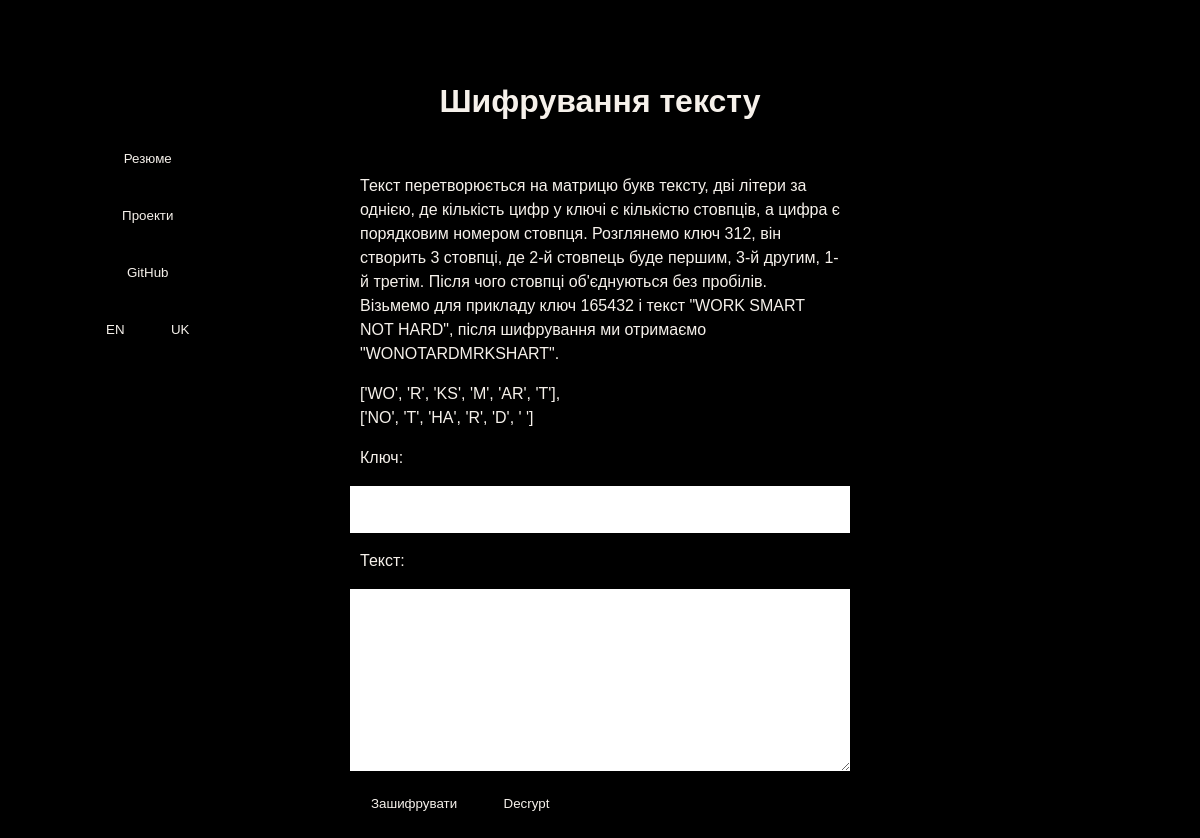
/uk/encryption/, run on the app's committed database.
### face/models.py (models this page shows, shortened)
class Headers(models.Model):
    resume = models.CharField(max_length=20)
    name = models.CharField(max_length=20)
    phone = models.CharField(max_length=20)
    email = models.CharField(max_length=20)
    date_of_birth = models.CharField(max_length=20)
    education = models.CharField(max_length=20)
    experience = models.CharField(max_length=20)
    skills = models.CharField(max_length=20)
    about_me = models.CharField(max_length=20)
    projects = models.CharField(max_length=20)
    site_code_in_github = models.CharField(max_length=20)
    description = models.CharField(max_length=20)
    features = models.CharField(max_length=20)
    technologies = models.CharField(max_length=20)
    goal = models.CharField(max_length=20)
    project_link = models.CharField(max_length=20)
    enter_link_to_shorten = models.CharField(max_length=50)
    leave_feedback = models.CharField(max_length=20)
    change_language = models.CharField(max_length=20)
    footer = models.TextField()
    reduce = models.CharField(max_length=20)
    submit_comment = models.CharField(max_length=20)
    text_encryption = models.CharField(max_length=20)
    key = models.CharField(max_length=20)
    message = models.CharField(max_length=20)
    encrypt = models.CharField(max_length=35)
    actions = models.CharField(max_length=35)
    company = models.CharField(max_length=35)
    shortened_link = models.CharField(max_length=35)

class Resume(models.Model):
    name = models.CharField(max_length=255)
    phone = models.CharField(max_length=20)
    email = models.EmailField()
    date_of_birth = models.DateField()
    education = models.TextField()
    work_experience = models.TextField()
    skills = models.TextField()
    about_me = models.TextField()
    description = models.TextField()
    technologies = models.TextField()
    encrypt_text = models.TextField()

### face/views.py (the view)
# urls.py: path('encryption/', views.encryption, name='encryption'),
def encryption(request):
    resume_data = Resume.objects.first()
    headers_data = Headers.objects.first()
    if request.method == 'POST':
        form = EncryptionForm(request.POST)
        if form.is_valid():
            key = form.cleaned_data['key']
            message = form.cleaned_data['text']
            action = request.POST.get('action')
            if action == 'encrypt':
                encrypted_text = print_result(key, message)
                encryption_entry = Encryption(key=key, text=message, ciphertext=encrypted_text)
                encryption_entry.save()
                return redirect('encrypted_text', encrypted_text=encrypted_text)
            elif action == 'decrypt':
                decrypt_text = Encryption.objects.filter(key=key, ciphertext=message).first()
                if decrypt_text:
                    return redirect('encrypted_text', encrypted_text=decrypt_text)
                else:
                    encrypted_text = print_result(key, message)
                    return redirect('encrypted_text', encrypted_text=encrypted_text)
    else:
        form = EncryptionForm()
    return render(request, 'encryption.html', {'form': form, 'resume_data': resume_data, 'headers_data': headers_data})

### face/forms.py (shortened to what this page needs)
class EncryptionForm(forms.ModelForm):
    class Meta:
        model = Encryption
        fields = ['key', 'text']
        widgets = {
            'key': forms.TextInput(attrs={'class': 'key-input'}),
            'text': forms.Textarea(attrs={'class': 'text-input', 'cols': 60, 'rows': 10})
        }

### face/templates/encryption.html (shortened to what this page needs)
{% extends 'base.html' %}
{% block text_header %}{{ headers_data.text_encryption }}{% endblock %}
{% block content %}
<p>{{ resume_data.encrypt_text | linebreaks | safe }}</p>
<form method="post" action="{% url 'encryption' %}">
    <p><label for="id_key">{{ headers_data.key }}:</label></p>
    {{ form.key }}
    <br>
    <p><label for="id_message">{{ headers_data.message }}:</label></p>
    {{ form.text }}
    <br>
    <button type="submit" name="action" value="encrypt">{{ headers_data.encrypt }}</button>
    <button type="submit" name="action" value="decrypt">Decrypt</button>
</form>
{% endblock %}

### face/templates/base.html (shortened to what this page needs)
<!DOCTYPE html>
{% load static %}
{% load i18n %}
<link href="https://fonts.cdnfonts.com/css/montserrat" rel="stylesheet">
<main>
<html>
<head>
    <link rel="stylesheet" href="{% static 'css/styles.css' %}" />
    <title>{% block title %}Home page{% endblock %}</title>
</head>
<body>
    <header class="main-header">
        <div class="header-content">
            <h1 class="title">{% block text_header %}Home page{% endblock %}</h1>
        </div>
    </header>
    <div class="button-container">
        <a href="/"><button class="button">{{ headers_data.resume }}</button></a>
        <div class="dropdown">
        <button>{{ headers_data.actions }}</button>
        </div>
        <a href="https://github.com/Infinity228007/Site_Resume"><button class="button">GitHub</button></a>
        <form action="{% url 'set_language' %}" method="post">
            <button type="submit" name="language" value="en" {% if LANGUAGE_CODE == "en" %}disabled{% endif %}>
                EN
            </button>
            <button type="submit" name="language" value="uk" {% if LANGUAGE_CODE == "uk" %}disabled{% endif %}>
                UK
            </button>
        </form>
    </div>
    <div class="main-content">
        {% block content %}{% endblock %}
    </div>
</body>
</html>
</main>

### face/static/css/styles.css (style rules this page uses)
*, *::before, *::after { box-sizing: border-box; }
title { display: flex; justify-content: center; align-items: center; height: 100vm; }
body, section { background-color: black; margin-left: 150px; margin-right: 150px; }
main { font-family: 'Montserrat', sans-serif; flex: 1; padding-top: 20px; padding-bottom: 20px; padding-left: 200px; padding-right: 200px; position: relative; }
h1, h2 { padding: 1rem; color: #F6F1EB; }
li, p { color: #F6F1EB; padding-left: 10px; padding-right: 10px; line-height: 1.5; }
input, button { font-family: inherit; line-height: inherit; color: inherit; border: 0; padding: 1rem; }
input { color: black; box-sizing: border-box; width: 100%; }
textarea { font-family: inherit; line-height: inherit; color: inherit; border: 0; padding: 1rem; color: black; box-sizing: border-box; width: 100%; }
.main-header { text-align: center; }
.header-content { display: flex; align-items: center; justify-content: center; height: 100%; }
.button-container { display: flex; flex-direction: column; align-items: center; justify-content: center; position: fixed; top: 130px; left: 10px; margin-left: 75px; }

### face/templates/base.html (style rules this page uses)
.dropdown { position: relative; display: inline-block; }

### data on the page
Headers: text_encryption "Шифрування тексту", resume "Резюме", actions "Проекти", key "Ключ", message "Текст", encrypt "Зашифрувати"
Resume: encrypt_text "Текст перетворюється на матрицю букв тексту, дві літери за однією, де кількість цифр у ключі є кількістю стовпців, а цифра є порядковим номером стовпця. Розглянемо ключ 312, він створить 3 стовпці, де 2-й стовпець буде першим, 3-й другим, 1-й третім. Після чого стовпці об'єднуються без пробілів. Візьмемо для прикладу ключ 165432 і текст \"WORK SMART NOT HARD\", після шифрування ми отримаємо \"WONOTARDMRKSHART\". ['WO', 'R', 'KS', 'M', 'AR', 'T'], ['NO', 'T', 'HA', 'R', 'D', ' ']"
